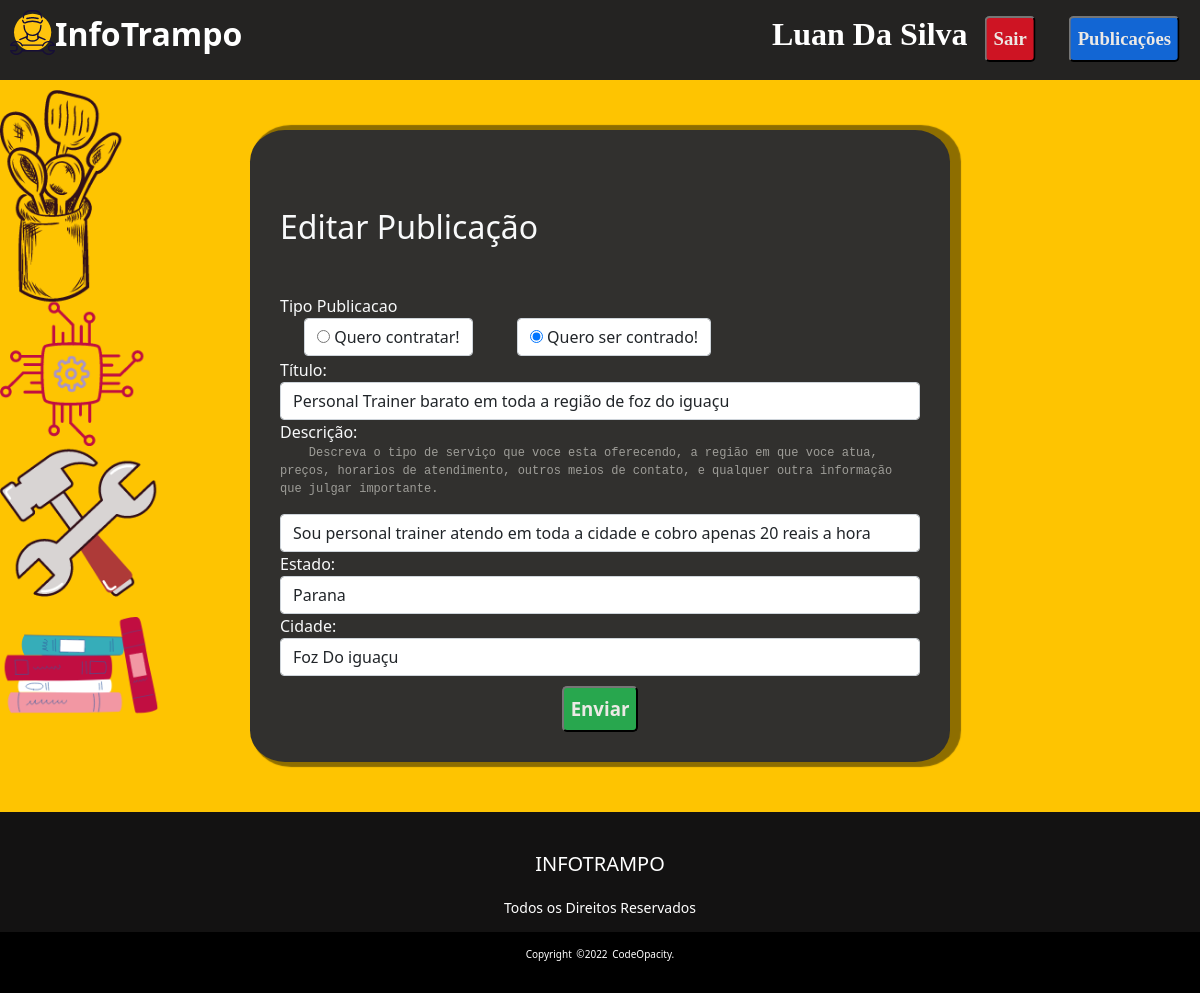
The page /INFOTRAMPO/editarPublicacao.php?id=5 (signed in) on the database its author committed.
### tables this page shows
CREATE TABLE `tb_publicacao` (
  `id_publicacao` int NOT NULL AUTO_INCREMENT,
  `tipo_publicacao` enum('Trabalhador','Empregador') NOT NULL,
  `titulo` varchar(255) NOT NULL,
  `descricao` varchar(255) NOT NULL,
  `estado` varchar(255) NOT NULL,
  `cidade` varchar(255) NOT NULL,
  `data_publicacao` datetime DEFAULT CURRENT_TIMESTAMP,
  `id_autor` int DEFAULT NULL,
  PRIMARY KEY (`id_publicacao`),
  KEY `fk_user` (`id_autor`),
  CONSTRAINT `fk_user` FOREIGN KEY (`id_autor`) REFERENCES `tb_users` (`id`)
);

### INFOTRAMPO/editarPublicacao.php (called while the page is built, shortened)
<?php
$publicacao = Publicacao::getPublicacao($_GET['id']);
include __DIR__ . '/includes/header.php';
include __DIR__ . '/includes/formularioEditarPublicacao.php';
include __DIR__ . '/includes/footer.php';

### INFOTRAMPO/app/db/dataBase.php (called while the page is built, shortened)
<?php
class dataBase{
        private $connection;
        private function setConnection(){
            try {
               $this->connection = new PDO('mysql:host='.self::HOST.';dbname='.self::NAME,self::USER,self::PASS);
               $this->connection->setAttribute(PDO::ATTR_ERRMODE,PDO::ERRMODE_EXCEPTION);
            } catch (PDOException $e) {
                die('ERROR: '.$e->getMessage());
            }
        }
        public function execute ($query,$params=[]) {
            try {
                $statemente = $this->connection->prepare($query);
                $statemente->execute($params);
                return $statemente;
            } catch (PDOException $e) {
                 die('ERROR: '.$e->getMessage());
             }
        }
    public function selectOnePublicacao($id_publicacao)
    {
        $query = 'SELECT * FROM tb_publicacao WHERE ' . $id_publicacao;
        return $this->execute($query);
    }
    }

### INFOTRAMPO/app/Entity/Publicacao.php (called while the page is built, shortened)
<?php
class Publicacao
{
    public static function getPublicacao($id_publicacao)
    {
        return (new dataBase('tb_publicacao'))->selectOnePublicacao('id_publicacao = ' . $id_publicacao)
            ->fetchObject(self::class);
    }
}

### INFOTRAMPO/includes/formularioEditarPublicacao.php (the view, shortened to what this page needs)
<body background="img/1.png">
    <main class="text-light">
        <div class="container">
            <div class="cardPubli">
                <h2 class="mt-5"><?= TITLE ?> </h2>
                <form method="post" class="mt-5">
                    <div class="form-group">
                        <label>Tipo Publicacao</label>
                        <div>
                            <div class="form-check form-check-inline">
                                <label class="form-control">
                                    <input type="radio" name="tipoPublicacao" checked value="Empregador"> Quero contratar!
                                </label>
                            </div>
                            <div class="form-check form-check-inline">
                                <label class="form-control">
                                    <input type="radio" name="tipoPublicacao" value="Trabalhador" <?= $publicacao->tipo_publicacao == 'Trabalhador' ? 'checked' : '' ?>> Quero ser contrado!
                                </label>
                            </div>
                        </div>
                    </div>
                    <div class="form-group">
                        <label for="titulo"> Título: </label>
                        <input type="text" class="form-control" name='titulo' value="<?= $publicacao->titulo ?>">
                    </div>
                    <div class="form-group">
                        <label for="descricao"> Descrição: </label>
                        <p class="infoExtra">&nbsp &nbsp Descreva o tipo de serviço que voce esta oferecendo, a região em que voce atua, preços, horarios de atendimento, outros meios de contato, e qualquer outra informação que julgar importante.</p>
                        <input class="form-control" name='descricao' value="<?= $publicacao->descricao ?>">
                        <div class="form-group">
                            <label for="estado"> Estado: </label>
                            <select name="estado" id="estado" class="form-control">
                                <option value="<?= $publicacao->estado ?>">
                                    <?php echo $publicacao->estado ?>
                                </option>
                            </select>
                        </div>
                        <div class="form-group">
                            <label for="cidade"> Cidade: </label>
                            <select name="cidade" id="cidade" class="form-control">
                                <option value="<?= $publicacao->cidade ?>">
                                    <?php echo $publicacao->cidade ?>
                                </option>
                            </select>
                        </div>
                        <div class="opcoes">
                            <div class="form-group">
                                <button type="submit" class="btn-verde">Enviar</button>
                            </div>
                        </div>
                </form>
            </div>
        </div>
    </main>

### INFOTRAMPO/includes/css/styles.css (style rules this page uses)
body, h1, h2, h3, p, ul, li, a { margin: 0px; padding: 0px; }
body { font-family: 'Poppins Semi Bold', sans-serif ; }
* { box-sizing: border-box; }
body { background-repeat: no-repeat; background-size: cover; background-attachment: fixed; background-color: yellow; }
.btn-verde { background-color: rgb(40, 167, 78); border-color: #222222; color: rgb(236, 233, 229); font-weight: bold; font-size: 14pt; border-radius: 5px; cursor: pointer; outline: none; margin-right: 5px; margin-left: 5px; text-align: center; }
.opcoes { margin-top: 10px; text-align: center; }
.container { display: flex; justify-content: center; width: 100%; margin-top: 50px; margin-bottom: 50px; }
.cardPubli { background-color:rgb(49, 48, 46); padding: 30px; border-radius: 5%; box-shadow: 6px 0px 1px 5px #00000070; width: 700px; margin-bottom: 0px; }
.infoExtra { font-family: monospace; font-size: 12px; color: rgb(158, 157, 152); }
button { background-color: transparent; border-color: #222222; color: black; padding: 7px; font-weight: bold; font-size: 12pt; margin-top: 20px; border-radius: 5px; cursor: pointer; outline: none; }

### rows shown on the page
tb_publicacao: tipo_publicacao "☑ Quero ser contrado!", titulo "Personal Trainer barato em toda a região de foz do iguaçu", descricao "Sou personal trainer atendo em toda a cidade e cobro apenas 20 reais a hora", estado "Parana", cidade "Foz Do iguaçu"

### other values the page prints
$userLog['nome'] "Luan Da Silva"
TITLE "Editar Publicação"
